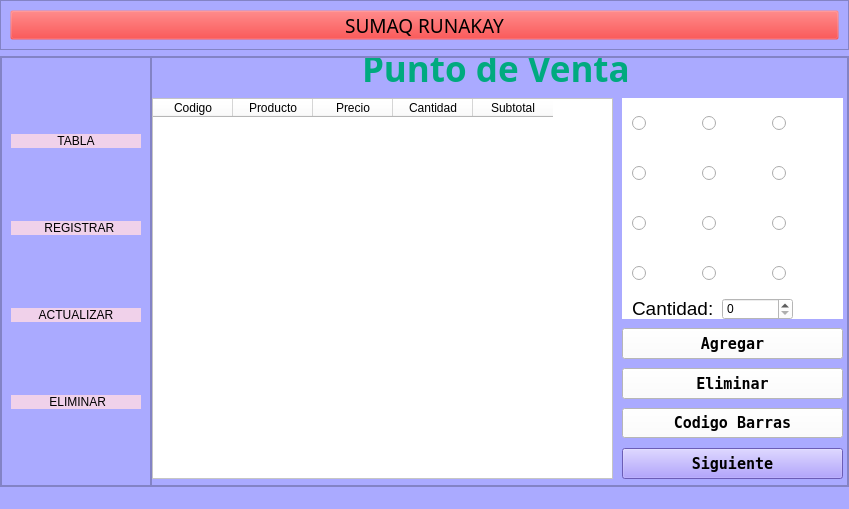
<?xml version="1.0" encoding="UTF-8"?>
<ui version="4.0">
 <class>MainWindow</class>
 <widget class="QMainWindow" name="MainWindow">
  <property name="geometry">
   <rect>
    <x>0</x>
    <y>0</y>
    <width>849</width>
    <height>509</height>
   </rect>
  </property>
  <property name="windowTitle">
   <string>MainWindow</string>
  </property>
  <property name="styleSheet">
   <string notr="true">background-color: rgb(170, 170, 255);</string>
  </property>
  <widget class="QWidget" name="centralwidget">
   <layout class="QGridLayout" name="gridLayout">
    <property name="leftMargin">
     <number>0</number>
    </property>
    <property name="topMargin">
     <number>0</number>
    </property>
    <property name="rightMargin">
     <number>0</number>
    </property>
    <property name="bottomMargin">
     <number>0</number>
    </property>
    <item row="1" column="0">
     <widget class="QFrame" name="frame_2">
      <property name="frameShape">
       <enum>QFrame::StyledPanel</enum>
      </property>
      <property name="frameShadow">
       <enum>QFrame::Raised</enum>
      </property>
      <layout class="QHBoxLayout" name="horizontalLayout" stretch="0,0">
       <property name="spacing">
        <number>0</number>
       </property>
       <property name="leftMargin">
        <number>0</number>
       </property>
       <property name="topMargin">
        <number>0</number>
       </property>
       <property name="rightMargin">
        <number>0</number>
       </property>
       <property name="bottomMargin">
        <number>0</number>
       </property>
       <item>
        <widget class="QFrame" name="frame">
         <property name="minimumSize">
          <size>
           <width>150</width>
           <height>0</height>
          </size>
         </property>
         <property name="maximumSize">
          <size>
           <width>100</width>
           <height>16777215</height>
          </size>
         </property>
         <property name="styleSheet">
          <string notr="true">
background-color: rgb(170, 170, 255);</string>
         </property>
         <property name="frameShape">
          <enum>QFrame::StyledPanel</enum>
         </property>
         <property name="frameShadow">
          <enum>QFrame::Raised</enum>
         </property>
         <layout class="QVBoxLayout" name="verticalLayout_3">
          <item>
           <widget class="QPushButton" name="BOTON_TABLA">
            <property name="styleSheet">
             <string notr="true">border-radius: 10px; background: rgb(240, 209, 234);</string>
            </property>
            <property name="text">
             <string>TABLA</string>
            </property>
            <property name="icon">
             <iconset>
              <normaloff>../Fotos/principal/ximi (6).png</normaloff>../Fotos/principal/ximi (6).png</iconset>
            </property>
            <property name="iconSize">
             <size>
              <width>32</width>
              <height>32</height>
             </size>
            </property>
           </widget>
          </item>
          <item>
           <widget class="QPushButton" name="BOTON_rEGISTRAR">
            <property name="styleSheet">
             <string notr="true">border-radius: 10px; background: rgb(240, 209, 234)</string>
            </property>
            <property name="text">
             <string>  REGISTRAR</string>
            </property>
            <property name="icon">
             <iconset>
              <normaloff>../Fotos/principal/registro.png</normaloff>../Fotos/principal/registro.png</iconset>
            </property>
            <property name="iconSize">
             <size>
              <width>32</width>
              <height>32</height>
             </size>
            </property>
           </widget>
          </item>
          <item>
           <widget class="QPushButton" name="BOTON_ACTUALIZAR">
            <property name="styleSheet">
             <string notr="true">border-radius: 10px; background: rgb(240, 209, 234)</string>
            </property>
            <property name="text">
             <string>ACTUALIZAR</string>
            </property>
            <property name="icon">
             <iconset>
              <normaloff>../Fotos/principal/ximi (13).png</normaloff>../Fotos/principal/ximi (13).png</iconset>
            </property>
            <property name="iconSize">
             <size>
              <width>32</width>
              <height>32</height>
             </size>
            </property>
           </widget>
          </item>
          <item>
           <widget class="QPushButton" name="BOTON_eLIMINAR">
            <property name="styleSheet">
             <string notr="true">border-radius: 10px; background: rgb(240, 209, 234)</string>
            </property>
            <property name="text">
             <string> ELIMINAR</string>
            </property>
            <property name="icon">
             <iconset>
              <normaloff>../Fotos/principal/ximi (12).png</normaloff>../Fotos/principal/ximi (12).png</iconset>
            </property>
            <property name="iconSize">
             <size>
              <width>32</width>
              <height>32</height>
             </size>
            </property>
           </widget>
          </item>
         </layout>
        </widget>
       </item>
       <item>
        <widget class="QFrame" name="frame_3">
         <property name="enabled">
          <bool>true</bool>
         </property>
         <property name="styleSheet">
          <string notr="true">background-color: rgb(170, 170, 255);</string>
         </property>
         <property name="frameShape">
          <enum>QFrame::StyledPanel</enum>
         </property>
         <property name="frameShadow">
          <enum>QFrame::Raised</enum>
         </property>
         <layout class="QVBoxLayout" name="verticalLayout_2">
          <property name="spacing">
           <number>0</number>
          </property>
          <property name="leftMargin">
           <number>0</number>
          </property>
          <property name="topMargin">
           <number>0</number>
          </property>
          <property name="rightMargin">
           <number>0</number>
          </property>
          <property name="bottomMargin">
           <number>0</number>
          </property>
          <item>
           <widget class="QStackedWidget" name="stackedWidget">
            <property name="styleSheet">
             <string notr="true">background-color: rgb(170, 170, 255);
</string>
            </property>
            <property name="currentIndex">
             <number>0</number>
            </property>
            <widget class="QWidget" name="pagina1">
             <property name="styleSheet">
              <string notr="true">background-color: rgb(170, 170, 255);</string>
             </property>
             <widget class="QPushButton" name="Btn_Barcode">
              <property name="geometry">
               <rect>
                <x>470</x>
                <y>350</y>
                <width>221</width>
                <height>30</height>
               </rect>
              </property>
              <property name="minimumSize">
               <size>
                <width>120</width>
                <height>30</height>
               </size>
              </property>
              <property name="font">
               <font>
                <family>Fixedsys</family>
                <pointsize>11</pointsize>
                <weight>75</weight>
                <bold>true</bold>
               </font>
              </property>
              <property name="styleSheet">
               <string notr="true">background-color: rgb(255, 255, 255);</string>
              </property>
              <property name="text">
               <string>Codigo Barras</string>
              </property>
             </widget>
             <widget class="QRadioButton" name="Btn_3">
              <property name="geometry">
               <rect>
                <x>620</x>
                <y>40</y>
                <width>51</width>
                <height>51</height>
               </rect>
              </property>
              <property name="styleSheet">
               <string notr="true">background-color: rgb(255, 255, 255);</string>
              </property>
              <property name="text">
               <string/>
              </property>
              <property name="icon">
               <iconset>
                <normaloff>../../../OneDrive/Documentos/Programacion/Proyecto/Login_V2/Fotos/pngtree-perfume-vector-illustration-in-hand-drawn-style-png-image_2897181.png</normaloff>../../../OneDrive/Documentos/Programacion/Proyecto/Login_V2/Fotos/pngtree-perfume-vector-illustration-in-hand-drawn-style-png-image_2897181.png</iconset>
              </property>
              <property name="iconSize">
               <size>
                <width>48</width>
                <height>48</height>
               </size>
              </property>
             </widget>
             <widget class="QRadioButton" name="Btn_7">
              <property name="geometry">
               <rect>
                <x>480</x>
                <y>140</y>
                <width>51</width>
                <height>51</height>
               </rect>
              </property>
              <property name="styleSheet">
               <string notr="true">background-color: rgb(255, 255, 255);</string>
              </property>
              <property name="text">
               <string/>
              </property>
              <property name="icon">
               <iconset>
                <normaloff>../../../OneDrive/Documentos/Programacion/Proyecto/Login_V2/Fotos/gratis-png-frasco-gotero-mapa-material-acuario.png</normaloff>../../../OneDrive/Documentos/Programacion/Proyecto/Login_V2/Fotos/gratis-png-frasco-gotero-mapa-material-acuario.png</iconset>
              </property>
              <property name="iconSize">
               <size>
                <width>48</width>
                <height>48</height>
               </size>
              </property>
              <property name="autoRepeatDelay">
               <number>100</number>
              </property>
             </widget>
             <widget class="QLabel" name="label">
              <property name="geometry">
               <rect>
                <x>480</x>
                <y>240</y>
                <width>91</width>
                <height>21</height>
               </rect>
              </property>
              <property name="font">
               <font>
                <pointsize>14</pointsize>
               </font>
              </property>
              <property name="styleSheet">
               <string notr="true">background-color: rgb(255, 255, 255);</string>
              </property>
              <property name="text">
               <string>Cantidad:</string>
              </property>
             </widget>
             <widget class="QPushButton" name="Btn_Siguiente">
              <property name="geometry">
               <rect>
                <x>470</x>
                <y>390</y>
                <width>221</width>
                <height>31</height>
               </rect>
              </property>
              <property name="font">
               <font>
                <family>Fixedsys</family>
                <pointsize>11</pointsize>
                <weight>75</weight>
                <bold>true</bold>
               </font>
              </property>
              <property name="styleSheet">
               <string notr="true">background-color: rgb(150, 130, 255)
</string>
              </property>
              <property name="text">
               <string>Siguiente</string>
              </property>
             </widget>
             <widget class="QRadioButton" name="Btn_12">
              <property name="geometry">
               <rect>
                <x>620</x>
                <y>190</y>
                <width>61</width>
                <height>51</height>
               </rect>
              </property>
              <property name="styleSheet">
               <string notr="true">background-color: rgb(255, 255, 255);</string>
              </property>
              <property name="text">
               <string/>
              </property>
              <property name="icon">
               <iconset>
                <normaloff>../../../OneDrive/Documentos/Programacion/Proyecto/Login_V2/Fotos/mascarilla-negra-pilaten.jpg</normaloff>../../../OneDrive/Documentos/Programacion/Proyecto/Login_V2/Fotos/mascarilla-negra-pilaten.jpg</iconset>
              </property>
              <property name="iconSize">
               <size>
                <width>32</width>
                <height>48</height>
               </size>
              </property>
             </widget>
             <widget class="QRadioButton" name="Btn_5">
              <property name="geometry">
               <rect>
                <x>550</x>
                <y>90</y>
                <width>51</width>
                <height>51</height>
               </rect>
              </property>
              <property name="styleSheet">
               <string notr="true">background-color: rgb(255, 255, 255);</string>
              </property>
              <property name="text">
               <string/>
              </property>
              <property name="icon">
               <iconset>
                <normaloff>../../../OneDrive/Documentos/Programacion/Proyecto/Login_V2/Fotos/istockphoto-1404980792-612x612.jpg</normaloff>../../../OneDrive/Documentos/Programacion/Proyecto/Login_V2/Fotos/istockphoto-1404980792-612x612.jpg</iconset>
              </property>
              <property name="iconSize">
               <size>
                <width>48</width>
                <height>48</height>
               </size>
              </property>
             </widget>
             <widget class="QRadioButton" name="Btn_9">
              <property name="geometry">
               <rect>
                <x>620</x>
                <y>140</y>
                <width>51</width>
                <height>51</height>
               </rect>
              </property>
              <property name="styleSheet">
               <string notr="true">background-color: rgb(255, 255, 255);</string>
              </property>
              <property name="text">
               <string/>
              </property>
              <property name="icon">
               <iconset>
                <normaloff>../../../OneDrive/Documentos/Programacion/Proyecto/Login_V2/Fotos/96048633-dibujo-de-botellas-de-jabón-líquido-dispensador-de-jabón.jpg</normaloff>../../../OneDrive/Documentos/Programacion/Proyecto/Login_V2/Fotos/96048633-dibujo-de-botellas-de-jabón-líquido-dispensador-de-jabón.jpg</iconset>
              </property>
              <property name="iconSize">
               <size>
                <width>32</width>
                <height>48</height>
               </size>
              </property>
             </widget>
             <widget class="QPushButton" name="push">
              <property name="geometry">
               <rect>
                <x>470</x>
                <y>270</y>
                <width>221</width>
                <height>31</height>
               </rect>
              </property>
              <property name="font">
               <font>
                <family>Fixedsys</family>
                <pointsize>11</pointsize>
                <weight>75</weight>
                <bold>true</bold>
               </font>
              </property>
              <property name="styleSheet">
               <string notr="true">background-color: rgb(255, 255, 255);</string>
              </property>
              <property name="text">
               <string>Agregar</string>
              </property>
             </widget>
             <widget class="QPushButton" name="Btn_Eliminar">
              <property name="geometry">
               <rect>
                <x>470</x>
                <y>310</y>
                <width>221</width>
                <height>31</height>
               </rect>
              </property>
              <property name="font">
               <font>
                <family>Fixedsys</family>
                <pointsize>11</pointsize>
                <weight>75</weight>
                <bold>true</bold>
               </font>
              </property>
              <property name="styleSheet">
               <string notr="true">background-color: rgb(255, 255, 255);</string>
              </property>
              <property name="text">
               <string>Eliminar</string>
              </property>
             </widget>
             <widget class="QRadioButton" name="Btn_11">
              <property name="geometry">
               <rect>
                <x>550</x>
                <y>190</y>
                <width>51</width>
                <height>51</height>
               </rect>
              </property>
              <property name="styleSheet">
               <string notr="true">background-color: rgb(255, 255, 255);</string>
              </property>
              <property name="text">
               <string/>
              </property>
              <property name="icon">
               <iconset>
                <normaloff>../../../OneDrive/Documentos/Programacion/Proyecto/Login_V2/Fotos/medicine-dropper-bottle-free-vector.jpg</normaloff>../../../OneDrive/Documentos/Programacion/Proyecto/Login_V2/Fotos/medicine-dropper-bottle-free-vector.jpg</iconset>
              </property>
              <property name="iconSize">
               <size>
                <width>32</width>
                <height>48</height>
               </size>
              </property>
             </widget>
             <widget class="QRadioButton" name="Btn_2">
              <property name="geometry">
               <rect>
                <x>550</x>
                <y>40</y>
                <width>51</width>
                <height>51</height>
               </rect>
              </property>
              <property name="styleSheet">
               <string notr="true">background-color: rgb(255, 255, 255);</string>
              </property>
              <property name="text">
               <string/>
              </property>
              <property name="icon">
               <iconset>
                <normaloff>../../../OneDrive/Documentos/Programacion/Proyecto/Login_V2/Fotos/suero-de-vitamina-c-esencia-hidratante-acido-de-la-fruta-para-la-cara-producto-natural-para-el-cuidado-de-la-piel-rutina-de-la-manana-producto-organico-dibujado-a-mano-vector-2h0x4ed.jpg</normaloff>../../../OneDrive/Documentos/Programacion/Proyecto/Login_V2/Fotos/suero-de-vitamina-c-esencia-hidratante-acido-de-la-fruta-para-la-cara-producto-natural-para-el-cuidado-de-la-piel-rutina-de-la-manana-producto-organico-dibujado-a-mano-vector-2h0x4ed.jpg</iconset>
              </property>
              <property name="iconSize">
               <size>
                <width>48</width>
                <height>48</height>
               </size>
              </property>
             </widget>
             <widget class="QLabel" name="label_13">
              <property name="geometry">
               <rect>
                <x>210</x>
                <y>-10</y>
                <width>271</width>
                <height>41</height>
               </rect>
              </property>
              <property name="font">
               <font>
                <family>Segoe UI Black</family>
                <pointsize>26</pointsize>
                <weight>75</weight>
                <bold>true</bold>
               </font>
              </property>
              <property name="styleSheet">
               <string notr="true">color: rgb(0, 170, 127);</string>
              </property>
              <property name="text">
               <string>Punto de Venta</string>
              </property>
             </widget>
             <widget class="QRadioButton" name="Btn_1">
              <property name="geometry">
               <rect>
                <x>480</x>
                <y>40</y>
                <width>51</width>
                <height>51</height>
               </rect>
              </property>
              <property name="styleSheet">
               <string notr="true">background-color: rgb(255, 255, 255);</string>
              </property>
              <property name="text">
               <string/>
              </property>
              <property name="icon">
               <iconset>
                <normaloff>../Fotos/medicine-dropper-bottle-free-vector.jpg</normaloff>../Fotos/medicine-dropper-bottle-free-vector.jpg</iconset>
              </property>
              <property name="iconSize">
               <size>
                <width>32</width>
                <height>48</height>
               </size>
              </property>
             </widget>
             <widget class="QRadioButton" name="Btn_6">
              <property name="geometry">
               <rect>
                <x>620</x>
                <y>90</y>
                <width>51</width>
                <height>51</height>
               </rect>
              </property>
              <property name="styleSheet">
               <string notr="true">background-color: rgb(255, 255, 255);</string>
              </property>
              <property name="text">
               <string/>
              </property>
              <property name="icon">
               <iconset>
                <normaloff>../../../OneDrive/Documentos/Programacion/Proyecto/Login_V2/Fotos/istockphoto-1352019756-612x612.jpg</normaloff>../../../OneDrive/Documentos/Programacion/Proyecto/Login_V2/Fotos/istockphoto-1352019756-612x612.jpg</iconset>
              </property>
              <property name="iconSize">
               <size>
                <width>32</width>
                <height>48</height>
               </size>
              </property>
             </widget>
             <widget class="QRadioButton" name="Btn_8">
              <property name="geometry">
               <rect>
                <x>550</x>
                <y>140</y>
                <width>51</width>
                <height>51</height>
               </rect>
              </property>
              <property name="styleSheet">
               <string notr="true">background-color: rgb(255, 255, 255);</string>
              </property>
              <property name="text">
               <string/>
              </property>
              <property name="icon">
               <iconset>
                <normaloff>../../../OneDrive/Documentos/Programacion/Proyecto/Login_V2/Fotos/gettyimages-1303772648-612x612.jpg</normaloff>../../../OneDrive/Documentos/Programacion/Proyecto/Login_V2/Fotos/gettyimages-1303772648-612x612.jpg</iconset>
              </property>
              <property name="iconSize">
               <size>
                <width>32</width>
                <height>48</height>
               </size>
              </property>
             </widget>
             <widget class="QRadioButton" name="Btn_10">
              <property name="geometry">
               <rect>
                <x>480</x>
                <y>190</y>
                <width>51</width>
                <height>51</height>
               </rect>
              </property>
              <property name="styleSheet">
               <string notr="true">background-color: rgb(255, 255, 255);</string>
              </property>
              <property name="text">
               <string/>
              </property>
              <property name="icon">
               <iconset>
                <normaloff>../../../OneDrive/Documentos/Programacion/Proyecto/Login_V2/Fotos/3228f4903d1701037fa30c2ead90cd95.png</normaloff>../../../OneDrive/Documentos/Programacion/Proyecto/Login_V2/Fotos/3228f4903d1701037fa30c2ead90cd95.png</iconset>
              </property>
              <property name="iconSize">
               <size>
                <width>32</width>
                <height>48</height>
               </size>
              </property>
             </widget>
             <widget class="QTableWidget" name="tableWidget">
              <property name="geometry">
               <rect>
                <x>0</x>
                <y>40</y>
                <width>461</width>
                <height>381</height>
               </rect>
              </property>
              <property name="sizePolicy">
               <sizepolicy hsizetype="Preferred" vsizetype="Preferred">
                <horstretch>23</horstretch>
                <verstretch>32</verstretch>
               </sizepolicy>
              </property>
              <property name="minimumSize">
               <size>
                <width>461</width>
                <height>0</height>
               </size>
              </property>
              <property name="maximumSize">
               <size>
                <width>461</width>
                <height>16777215</height>
               </size>
              </property>
              <property name="acceptDrops">
               <bool>false</bool>
              </property>
              <property name="toolTip">
               <string>&lt;html&gt;&lt;head/&gt;&lt;body&gt;&lt;p&gt;&lt;br/&gt;&lt;/p&gt;&lt;/body&gt;&lt;/html&gt;</string>
              </property>
              <property name="styleSheet">
               <string notr="true">background-color: rgb(255, 255, 255);</string>
              </property>
              <property name="wordWrap">
               <bool>true</bool>
              </property>
              <attribute name="horizontalHeaderCascadingSectionResizes">
               <bool>false</bool>
              </attribute>
              <attribute name="horizontalHeaderMinimumSectionSize">
               <number>39</number>
              </attribute>
              <attribute name="horizontalHeaderDefaultSectionSize">
               <number>80</number>
              </attribute>
              <attribute name="horizontalHeaderShowSortIndicator" stdset="0">
               <bool>false</bool>
              </attribute>
              <attribute name="verticalHeaderMinimumSectionSize">
               <number>10</number>
              </attribute>
              <column>
               <property name="text">
                <string>Codigo</string>
               </property>
              </column>
              <column>
               <property name="text">
                <string>Producto</string>
               </property>
              </column>
              <column>
               <property name="text">
                <string>Precio</string>
               </property>
              </column>
              <column>
               <property name="text">
                <string>Cantidad</string>
               </property>
              </column>
              <column>
               <property name="text">
                <string>Subtotal</string>
               </property>
              </column>
             </widget>
             <widget class="QRadioButton" name="Btn_4">
              <property name="geometry">
               <rect>
                <x>480</x>
                <y>90</y>
                <width>51</width>
                <height>51</height>
               </rect>
              </property>
              <property name="styleSheet">
               <string notr="true">background-color: rgb(255, 255, 255);</string>
              </property>
              <property name="text">
               <string/>
              </property>
              <property name="icon">
               <iconset>
                <normaloff>../../../OneDrive/Documentos/Programacion/Proyecto/Login_V2/Fotos/mascarilla-negra-pilaten.jpg</normaloff>../../../OneDrive/Documentos/Programacion/Proyecto/Login_V2/Fotos/mascarilla-negra-pilaten.jpg</iconset>
              </property>
              <property name="iconSize">
               <size>
                <width>48</width>
                <height>38</height>
               </size>
              </property>
             </widget>
             <widget class="QSpinBox" name="spinBox">
              <property name="geometry">
               <rect>
                <x>570</x>
                <y>240</y>
                <width>71</width>
                <height>22</height>
               </rect>
              </property>
              <property name="styleSheet">
               <string notr="true">background-color: rgb(255, 255, 255);</string>
              </property>
             </widget>
             <widget class="QLabel" name="label_5">
              <property name="geometry">
               <rect>
                <x>470</x>
                <y>40</y>
                <width>221</width>
                <height>221</height>
               </rect>
              </property>
              <property name="styleSheet">
               <string notr="true">background:rgb(255, 255, 255)</string>
              </property>
              <property name="text">
               <string/>
              </property>
             </widget>
             <zorder>label_5</zorder>
             <zorder>Btn_Barcode</zorder>
             <zorder>Btn_3</zorder>
             <zorder>Btn_7</zorder>
             <zorder>label</zorder>
             <zorder>Btn_Siguiente</zorder>
             <zorder>Btn_12</zorder>
             <zorder>Btn_5</zorder>
             <zorder>Btn_9</zorder>
             <zorder>push</zorder>
             <zorder>Btn_Eliminar</zorder>
             <zorder>Btn_11</zorder>
             <zorder>Btn_2</zorder>
             <zorder>label_13</zorder>
             <zorder>Btn_1</zorder>
             <zorder>Btn_6</zorder>
             <zorder>Btn_8</zorder>
             <zorder>Btn_10</zorder>
             <zorder>tableWidget</zorder>
             <zorder>Btn_4</zorder>
             <zorder>spinBox</zorder>
            </widget>
            <widget class="QWidget" name="pagina_RE">
             <property name="styleSheet">
              <string notr="true">background-color: rgb(170, 170, 255);</string>
             </property>
             <widget class="QLabel" name="label_2">
              <property name="geometry">
               <rect>
                <x>230</x>
                <y>0</y>
                <width>251</width>
                <height>61</height>
               </rect>
              </property>
              <property name="font">
               <font>
                <family>MS Shell Dlg 2</family>
                <pointsize>72</pointsize>
                <weight>50</weight>
                <italic>false</italic>
                <bold>false</bold>
               </font>
              </property>
              <property name="styleSheet">
               <string notr="true"/>
              </property>
              <property name="text">
               <string>&lt;html&gt;&lt;head/&gt;&lt;body&gt;&lt;p&gt;&lt;span style=&quot; font-size:26pt; font-weight:600; font-style:italic;&quot;&gt;Inventario&lt;/span&gt;&lt;/p&gt;&lt;/body&gt;&lt;/html&gt;</string>
              </property>
              <property name="alignment">
               <set>Qt::AlignCenter</set>
              </property>
             </widget>
             <widget class="QPushButton" name="btn_Actualizar">
              <property name="geometry">
               <rect>
                <x>260</x>
                <y>380</y>
                <width>191</width>
                <height>30</height>
               </rect>
              </property>
              <property name="styleSheet">
               <string notr="true">border-radius: 10px;
background-color: rgb(91, 91, 91);</string>
              </property>
              <property name="text">
               <string>ACTUALIZAR</string>
              </property>
             </widget>
             <widget class="QTableWidget" name="tabla_inventario">
              <property name="geometry">
               <rect>
                <x>70</x>
                <y>60</y>
                <width>561</width>
                <height>311</height>
               </rect>
              </property>
              <property name="styleSheet">
               <string notr="true">background-color: rgb(255, 255, 255);</string>
              </property>
              <column>
               <property name="text">
                <string>Codigo</string>
               </property>
              </column>
              <column>
               <property name="text">
                <string>Cod_Prod</string>
               </property>
              </column>
              <column>
               <property name="text">
                <string>Nom_Prod</string>
               </property>
              </column>
              <column>
               <property name="text">
                <string>Stock</string>
               </property>
              </column>
              <column>
               <property name="text">
                <string>Precio_Unidad</string>
               </property>
              </column>
             </widget>
            </widget>
            <widget class="QWidget" name="pagina_Actualizar">
             <widget class="QLabel" name="label_3">
              <property name="geometry">
               <rect>
                <x>150</x>
                <y>40</y>
                <width>281</width>
                <height>41</height>
               </rect>
              </property>
              <property name="text">
               <string>&lt;html&gt;&lt;head/&gt;&lt;body&gt;&lt;p align=&quot;center&quot;&gt;&lt;span style=&quot; font-size:12pt; font-weight:600; font-style:italic;&quot;&gt;ACTUALIZAR PRODUCTO&lt;/span&gt;&lt;/p&gt;&lt;p align=&quot;center&quot;&gt;&lt;br/&gt;&lt;/p&gt;&lt;/body&gt;&lt;/html&gt;</string>
              </property>
             </widget>
             <widget class="QLabel" name="label_17">
              <property name="geometry">
               <rect>
                <x>40</x>
                <y>300</y>
                <width>351</width>
                <height>101</height>
               </rect>
              </property>
              <property name="styleSheet">
               <string notr="true">font: 75 27pt &quot;MS Sans Serif&quot;;</string>
              </property>
              <property name="text">
               <string>&lt;html&gt;&lt;head/&gt;&lt;body&gt;&lt;p&gt;&lt;span style=&quot; font-size:18pt; font-weight:600;&quot;&gt;Pedido Actualizado (●'◡'●)&lt;/span&gt;&lt;/p&gt;&lt;/body&gt;&lt;/html&gt;</string>
              </property>
             </widget>
             <widget class="QLabel" name="label_14">
              <property name="geometry">
               <rect>
                <x>40</x>
                <y>160</y>
                <width>47</width>
                <height>13</height>
               </rect>
              </property>
              <property name="text">
               <string>NOMBRE:</string>
              </property>
             </widget>
             <widget class="QLabel" name="label_19">
              <property name="geometry">
               <rect>
                <x>40</x>
                <y>220</y>
                <width>71</width>
                <height>16</height>
               </rect>
              </property>
              <property name="text">
               <string>CANTIDAD:</string>
              </property>
             </widget>
             <widget class="QPushButton" name="BOTON_BUSCAR_3">
              <property name="geometry">
               <rect>
                <x>380</x>
                <y>100</y>
                <width>75</width>
                <height>23</height>
               </rect>
              </property>
              <property name="text">
               <string>BUSCAR</string>
              </property>
             </widget>
             <widget class="QLineEdit" name="TXT_NOMBRE_PRODUCTO_2">
              <property name="geometry">
               <rect>
                <x>220</x>
                <y>100</y>
                <width>151</width>
                <height>20</height>
               </rect>
              </property>
              <property name="styleSheet">
               <string notr="true">background-color: rgb(255, 255, 255);</string>
              </property>
             </widget>
             <widget class="QLabel" name="label_15">
              <property name="geometry">
               <rect>
                <x>40</x>
                <y>100</y>
                <width>181</width>
                <height>16</height>
               </rect>
              </property>
              <property name="styleSheet">
               <string notr="true">font: 75 11pt &quot;MS Shell Dlg 2&quot;;</string>
              </property>
              <property name="text">
               <string>NOMBRE DEL PRODUCTO:</string>
              </property>
             </widget>
             <widget class="QLineEdit" name="TXT_NOMBRE_3">
              <property name="geometry">
               <rect>
                <x>100</x>
                <y>160</y>
                <width>151</width>
                <height>20</height>
               </rect>
              </property>
              <property name="styleSheet">
               <string notr="true">background-color: rgb(255, 255, 255);</string>
              </property>
             </widget>
             <widget class="QLabel" name="label_16">
              <property name="geometry">
               <rect>
                <x>40</x>
                <y>190</y>
                <width>47</width>
                <height>20</height>
               </rect>
              </property>
              <property name="text">
               <string>PRECIO:</string>
              </property>
             </widget>
             <widget class="QLineEdit" name="TXT_PRECIO_3">
              <property name="geometry">
               <rect>
                <x>100</x>
                <y>190</y>
                <width>151</width>
                <height>20</height>
               </rect>
              </property>
              <property name="styleSheet">
               <string notr="true">background-color: rgb(255, 255, 255);</string>
              </property>
             </widget>
             <widget class="QLabel" name="label_18">
              <property name="geometry">
               <rect>
                <x>40</x>
                <y>130</y>
                <width>51</width>
                <height>21</height>
               </rect>
              </property>
              <property name="text">
               <string>CODIGO:</string>
              </property>
             </widget>
             <widget class="QLineEdit" name="TXT_CANTIDAD_2">
              <property name="geometry">
               <rect>
                <x>100</x>
                <y>220</y>
                <width>151</width>
                <height>20</height>
               </rect>
              </property>
              <property name="styleSheet">
               <string notr="true">background-color: rgb(255, 255, 255);</string>
              </property>
             </widget>
             <widget class="QPushButton" name="BOTON_ACTUALIZAR_3">
              <property name="geometry">
               <rect>
                <x>80</x>
                <y>260</y>
                <width>121</width>
                <height>23</height>
               </rect>
              </property>
              <property name="text">
               <string>ACTUALIZAR</string>
              </property>
             </widget>
             <widget class="QLabel" name="label_4">
              <property name="geometry">
               <rect>
                <x>100</x>
                <y>130</y>
                <width>151</width>
                <height>21</height>
               </rect>
              </property>
              <property name="styleSheet">
               <string notr="true">background-color: rgb(255, 255, 255);
</string>
              </property>
              <property name="text">
               <string/>
              </property>
             </widget>
            </widget>
            <widget class="QWidget" name="pagina_ELIMINAR"/>
           </widget>
          </item>
         </layout>
        </widget>
       </item>
      </layout>
     </widget>
    </item>
    <item row="0" column="0">
     <widget class="QFrame" name="frame_superior">
      <property name="enabled">
       <bool>true</bool>
      </property>
      <property name="minimumSize">
       <size>
        <width>0</width>
        <height>2</height>
       </size>
      </property>
      <property name="styleSheet">
       <string notr="true">background-color: rgb(170, 170, 255);</string>
      </property>
      <property name="frameShape">
       <enum>QFrame::StyledPanel</enum>
      </property>
      <property name="frameShadow">
       <enum>QFrame::Raised</enum>
      </property>
      <layout class="QGridLayout" name="gridLayout_2">
       <item row="0" column="0">
        <widget class="QPushButton" name="BOTON_LOGO">
         <property name="maximumSize">
          <size>
           <width>16777215</width>
           <height>30</height>
          </size>
         </property>
         <property name="font">
          <font>
           <family>Franklin Gothic Demi</family>
           <pointsize>14</pointsize>
          </font>
         </property>
         <property name="styleSheet">
          <string notr="true">background-color: rgba(255, 0,0, 2);</string>
         </property>
         <property name="text">
          <string>SUMAQ RUNAKAY</string>
         </property>
         <property name="icon">
          <iconset>
           <normaloff>../Fotos/ICONO.ico</normaloff>../Fotos/ICONO.ico</iconset>
         </property>
         <property name="iconSize">
          <size>
           <width>100</width>
           <height>30</height>
          </size>
         </property>
        </widget>
       </item>
      </layout>
     </widget>
    </item>
   </layout>
  </widget>
  <widget class="QStatusBar" name="statusbar"/>
 </widget>
 <resources/>
 <connections/>
</ui>
